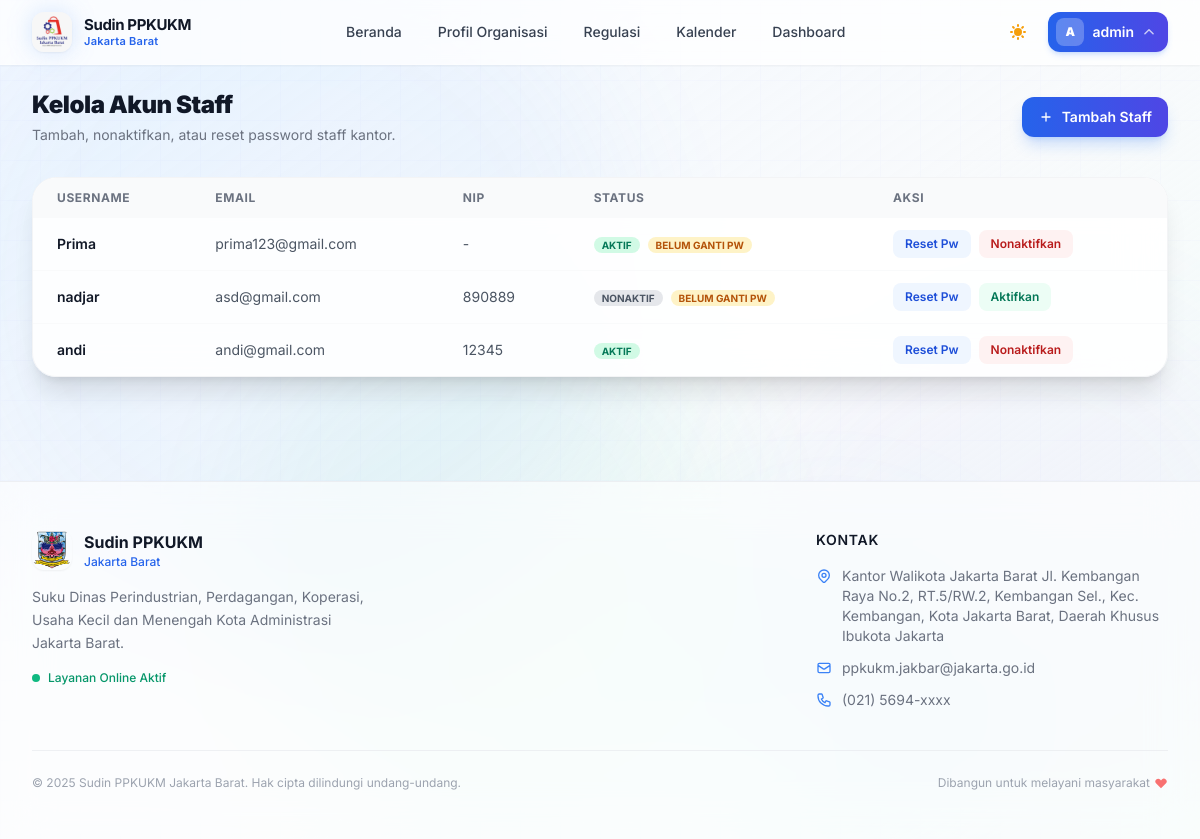
The app's page /admin/staff (signed in) with its own data.
### app.py (models this page shows)
class User(UserMixin, db.Model):
    id = db.Column(db.Integer, primary_key=True)
    username = db.Column(db.String(50), unique=True, nullable=False)
    email = db.Column(db.String(100), unique=True, nullable=False)
    password_hash = db.Column(db.String(255), nullable=False)
    role = db.Column(db.String(20), default='staff')  # 'admin' | 'staff'
    nip = db.Column(db.String(30), unique=True, nullable=True)
    is_active_account = db.Column(db.Boolean, default=True, nullable=False)
    must_change_password = db.Column(db.Boolean, default=False, nullable=False)
    created_at = db.Column(db.DateTime, default=datetime.datetime.utcnow)

### app.py (the view)
@app.route('/admin/staff')
@admin_required
def admin_staff_list():
    staff_users = User.query.filter_by(role='staff').order_by(User.created_at.desc()).all()
    return render_template('admin_staff_list.html', staff_users=staff_users)

### templates/admin_staff_list.html (shortened to what this page needs)
{% extends "base.html" %}
{% block content %}
<div class="flex items-center justify-between mb-8">
  <div>
    <h1 class="text-2xl font-black text-gray-900 dark:text-white mb-1">Kelola Akun Staff</h1>
    <p class="text-gray-500 dark:text-gray-400 text-sm">Tambah, nonaktifkan, atau reset password staff kantor.</p>
  </div>
  <a href="{{ url_for('admin_staff_new') }}" class="inline-flex items-center gap-2 px-4 py-2.5 bg-gradient-to-r from-blue-600 to-indigo-600 text-white text-sm font-semibold rounded-xl shadow-lg shadow-blue-500/25">
    <svg class="w-4 h-4" fill="none" stroke="currentColor" viewBox="0 0 24 24"><path stroke-linecap="round" stroke-linejoin="round" stroke-width="2" d="M12 6v6m0 0v6m0-6h6m-6 0H6"/></svg>
    Tambah Staff
  </a>
</div>
<div class="bg-white/90 dark:bg-gray-800/90 backdrop-blur-xl rounded-3xl shadow-xl border border-gray-100 dark:border-gray-700 overflow-hidden">
  {% if staff_users %}
  <table class="w-full text-sm">
    <thead class="bg-gray-50 dark:bg-gray-900/40 text-left text-xs font-black uppercase tracking-wider text-gray-500 dark:text-gray-400">
      <tr>
        <th class="px-6 py-3">Username</th>
        <th class="px-6 py-3">Email</th>
        <th class="px-6 py-3">NIP</th>
        <th class="px-6 py-3">Status</th>
        <th class="px-6 py-3">Aksi</th>
      </tr>
    </thead>
    <tbody class="divide-y divide-gray-50 dark:divide-gray-700/50">
      {% for u in staff_users %}
      <tr>
        <td class="px-6 py-3 font-semibold text-gray-900 dark:text-white">{{ u.username }}</td>
        <td class="px-6 py-3 text-gray-600 dark:text-gray-400">{{ u.email }}</td>
        <td class="px-6 py-3 text-gray-600 dark:text-gray-400">{{ u.nip or '-' }}</td>
        <td class="px-6 py-3">
          {% if u.is_active_account %}
            <span class="text-[10px] font-bold uppercase px-2 py-0.5 rounded-full bg-emerald-100 text-emerald-700 dark:bg-emerald-900/40 dark:text-emerald-300">Aktif</span>
          {% else %}
            <span class="text-[10px] font-bold uppercase px-2 py-0.5 rounded-full bg-gray-200 text-gray-600 dark:bg-gray-700 dark:text-gray-400">Nonaktif</span>
          {% endif %}
          {% if u.must_change_password %}
            <span class="text-[10px] font-bold uppercase px-2 py-0.5 rounded-full bg-amber-100 text-amber-700 dark:bg-amber-900/40 dark:text-amber-300 ml-1">Belum ganti pw</span>
          {% endif %}
        </td>
        <td class="px-6 py-3">
          <div class="flex flex-wrap gap-2">
            <form method="POST" action="{{ url_for('admin_staff_reset_password', user_id=u.id) }}" onsubmit="return confirm('Reset password akun ini?')">
              <button type="submit" class="text-xs font-semibold px-3 py-1.5 rounded-lg bg-blue-50 dark:bg-blue-900/30 text-blue-700 dark:text-blue-300 hover:bg-blue-100">Reset Pw</button>
            </form>
            {% if u.is_active_account %}
            <form method="POST" action="{{ url_for('admin_staff_disable', user_id=u.id) }}" onsubmit="return confirm('Nonaktifkan akun ini?')">
              <button type="submit" class="text-xs font-semibold px-3 py-1.5 rounded-lg bg-red-50 dark:bg-red-900/30 text-red-700 dark:text-red-300 hover:bg-red-100">Nonaktifkan</button>
            </form>
            {% else %}
            <form method="POST" action="{{ url_for('admin_staff_enable', user_id=u.id) }}">
              <button type="submit" class="text-xs font-semibold px-3 py-1.5 rounded-lg bg-emerald-50 dark:bg-emerald-900/30 text-emerald-700 dark:text-emerald-300 hover:bg-emerald-100">Aktifkan</button>
            </form>
            {% endif %}
          </div>
        </td>
      </tr>
      {% endfor %}
    </tbody>
  </table>
  {% else %}
  <div class="text-center py-16 text-sm text-gray-500 dark:text-gray-400">
    Belum ada akun staff. <a href="{{ url_for('admin_staff_new') }}" class="text-blue-600 dark:text-blue-400 font-semibold hover:underline">Tambah staff pertama</a>.
  </div>
  {% endif %}
</div>
{% endblock %}

### templates/base.html (shortened to what this page needs)
<!doctype html>
<html lang="id" x-data="{ mobileNav: false }">
  <head>
    <script src="https://cdn.tailwindcss.com"></script>
    <link rel="stylesheet" href="https://unpkg.com/leaflet@1.9.4/dist/leaflet.css" />
    <link rel="stylesheet" href="{{ url_for('static', filename='css/app.css') }}" />
    <link rel="stylesheet" href="{{ url_for('static', filename='css/news-professional.css') }}" />
  </head>
  <body class="font-sans min-h-screen transition-colors duration-500 bg-slate-50 dark:bg-gray-950">
    <div class="fixed inset-0 pointer-events-none overflow-hidden" style="z-index: 0">
      <div class="absolute inset-0 bg-gradient-to-br from-blue-50/80 via-slate-50 to-emerald-50/60 dark:from-gray-950 dark:via-gray-900 dark:to-blue-950/60"></div>
      <div class="bg-blob bg-blob-2 absolute w-[550px] h-[550px] rounded-full bg-purple-400 opacity-[0.05] dark:opacity-[0.04] blur-3xl"></div>
      <div class="bg-blob bg-blob-3 absolute w-[500px] h-[500px] rounded-full bg-emerald-400 opacity-[0.05] dark:opacity-[0.03] blur-3xl"></div>
      <div class="bg-blob bg-blob-4 absolute w-[350px] h-[350px] rounded-full bg-cyan-300 opacity-[0.04] dark:opacity-[0.03] blur-3xl"></div>
      <div class="absolute inset-0 bg-grid-pattern opacity-[0.03] dark:opacity-[0.04]"></div>
    </div>
    <nav class="sticky top-0 z-40 border-b border-white/30 dark:border-gray-800/60 bg-white/75 dark:bg-gray-900/75 backdrop-blur-2xl shadow-sm shadow-black/5">
      <div class="max-w-7xl mx-auto px-4 sm:px-6 lg:px-8">
        <div class="flex justify-between items-center h-16">
          <a href="{{ url_for('index') }}" class="flex items-center space-x-3 group flex-shrink-0">
            <div class="relative w-10 h-10">
              <img src="{{ url_for('static', filename='uploads/PPKUKM.jpeg') }}" alt="Logo PPKUKM" class="relative w-10 h-10 object-contain rounded-xl shadow-sm" onerror="this.style.display = 'none'" />
            </div>
            <div class="leading-tight">
              <div class="font-bold text-gray-900 dark:text-white text-[15px] tracking-tight">Sudin PPKUKM</div>
              <div class="text-[11px] text-blue-600 dark:text-blue-400 font-semibold tracking-wide">Jakarta Barat</div>
            </div>
          </a>
          <div class="hidden md:flex items-center space-x-1">
            <a
              href="{{ url_for('index') }}"
              class="nav-link px-4 py-2 text-sm font-medium text-gray-700 dark:text-gray-300 hover:text-blue-600 dark:hover:text-blue-400 rounded-lg hover:bg-blue-50/80 dark:hover:bg-blue-900/20 transition-all duration-200"
            >
              Beranda
            </a>
            <a
              href="{{ url_for('profil_organisasi') }}"
              class="nav-link px-4 py-2 text-sm font-medium text-gray-700 dark:text-gray-300 hover:text-blue-600 dark:hover:text-blue-400 rounded-lg hover:bg-blue-50/80 dark:hover:bg-blue-900/20 transition-all duration-200"
            >
              Profil Organisasi
            </a>
            <a
              href="{{ url_for('regulasi') }}"
              class="nav-link px-4 py-2 text-sm font-medium text-gray-700 dark:text-gray-300 hover:text-blue-600 dark:hover:text-blue-400 rounded-lg hover:bg-blue-50/80 dark:hover:bg-blue-900/20 transition-all duration-200"
            >
              Regulasi
            </a>
            <a
              href="{{ url_for('calendar') }}"
              class="nav-link px-4 py-2 text-sm font-medium text-gray-700 dark:text-gray-300 hover:text-blue-600 dark:hover:text-blue-400 rounded-lg hover:bg-blue-50/80 dark:hover:bg-blue-900/20 transition-all duration-200"
            >
              Kalender
            </a>
            {% if current_user.is_authenticated %}
            <a
              href="{{ url_for('dashboard') if current_user.role == 'admin' else url_for('staff_dashboard') }}"
              class="nav-link px-4 py-2 text-sm font-medium text-gray-700 dark:text-gray-300 hover:text-blue-600 dark:hover:text-blue-400 rounded-lg hover:bg-blue-50/80 dark:hover:bg-blue-900/20 transition-all duration-200"
            >
              Dashboard
            </a>
            {% endif %}
          </div>
          <div class="hidden md:flex items-center space-x-3">
            <button
              onclick="toggleTheme()"
              title="Mode Gelap / Terang"
              class="flex-shrink-0 w-9 h-9 rounded-xl flex items-center justify-center text-gray-500 dark:text-gray-400 hover:bg-gray-100 dark:hover:bg-gray-800 transition-all duration-200 focus:outline-none focus:ring-2 focus:ring-blue-500/40"
            >
            </button>
            {% if current_user.is_authenticated %}
            <div id="adminDropdown" class="relative" data-open="false">
              <button
                id="adminDropdownToggle"
                type="button"
                aria-expanded="false"
                class="relative flex items-center gap-2 pl-2 pr-3 py-1.5 rounded-xl bg-gradient-to-r from-blue-600 to-indigo-600 text-white text-sm font-medium hover:from-blue-700 hover:to-indigo-700 shadow-md shadow-blue-500/20 transition-all duration-200 focus:outline-none focus:ring-2 focus:ring-blue-500/40"
              >
                <span class="w-7 h-7 bg-white/25 rounded-lg flex items-center justify-center text-xs font-black uppercase">{{ current_user.username[0] }}</span>
                <span class="max-w-[110px] truncate font-semibold">{{ current_user.username }}</span>
                <svg class="dropdown-icon w-3.5 h-3.5 opacity-70 flex-shrink-0 transition-transform duration-200 rotate-180" fill="none" stroke="currentColor" viewBox="0 0 24 24">
                  <path stroke-linecap="round" stroke-linejoin="round" stroke-width="2.5" d="M19 9l-7 7-7-7" />
                </svg>
              </button>
            </div>
            {% endif %}
          </div>
        </div>
      </div>
    </nav>
    <main class="relative z-10 max-w-7xl mx-auto py-6 px-4 sm:px-6 lg:px-8">
       {% block content %}{% endblock %}
    </main>
    <footer class="relative z-10 mt-20 border-t border-gray-200/60 dark:border-gray-800/60 bg-white/60 dark:bg-gray-900/60 backdrop-blur-xl">
      <div class="max-w-7xl mx-auto px-4 sm:px-6 lg:px-8 py-12">
        <div class="grid grid-cols-1 md:grid-cols-3 gap-10">
          <div>
            <div class="flex items-center space-x-3 mb-4">
              <img src="{{ url_for('static', filename='uploads/logo.png') }}" alt="Logo" class="w-10 h-10 object-contain rounded-xl shadow-sm" onerror="this.style.display = 'none'" />
              <div>
                <div class="font-bold text-gray-900 dark:text-white">Sudin PPKUKM</div>
                <div class="text-xs text-blue-600 dark:text-blue-400 font-medium">Jakarta Barat</div>
              </div>
            </div>
            <p class="text-sm text-gray-500 dark:text-gray-400 leading-relaxed">Suku Dinas Perindustrian, Perdagangan, Koperasi, Usaha Kecil dan Menengah Kota Administrasi Jakarta Barat.</p>
            <div class="mt-4 flex items-center gap-2">
              <span class="w-2 h-2 rounded-full bg-emerald-500 animate-pulse"></span>
              <span class="text-xs text-emerald-600 dark:text-emerald-400 font-medium">Layanan Online Aktif</span>
            </div>
          </div>
          <div></div>
          <div>
            <h4 class="font-semibold text-gray-900 dark:text-white mb-4 text-sm uppercase tracking-wider">Kontak</h4>
            <ul class="space-y-3">
              <li class="flex items-start gap-2.5 text-sm text-gray-500 dark:text-gray-400">
                <span>Kantor Walikota Jakarta Barat Jl. Kembangan Raya No.2, RT.5/RW.2, Kembangan Sel., Kec. Kembangan, Kota Jakarta Barat, Daerah Khusus Ibukota Jakarta</span>
              </li>
              <li class="flex items-center gap-2.5 text-sm text-gray-500 dark:text-gray-400">
                <svg class="w-4 h-4 text-blue-500 flex-shrink-0" fill="none" stroke="currentColor" viewBox="0 0 24 24">
                  <path stroke-linecap="round" stroke-linejoin="round" stroke-width="2" d="M3 8l7.89 5.26a2 2 0 002.22 0L21 8M5 19h14a2 2 0 002-2V7a2 2 0 00-2-2H5a2 2 0 00-2 2v10a2 2 0 002 2z" />
                </svg>
                <span>ppkukm.jakbar@jakarta.go.id</span>
              </li>
              <li class="flex items-center gap-2.5 text-sm text-gray-500 dark:text-gray-400">
                <span>(021) 5694-xxxx</span>
              </li>
            </ul>
          </div>
        </div>
        <div class="mt-10 pt-6 border-t border-gray-200/60 dark:border-gray-800/60 flex flex-col sm:flex-row items-center justify-between gap-3">
          <p class="text-xs text-gray-400 dark:text-gray-500">&copy; 2025 Sudin PPKUKM Jakarta Barat. Hak cipta dilindungi undang-undang.</p>
          <div class="flex items-center gap-1 text-xs text-gray-400 dark:text-gray-500">
            <span>Dibangun untuk melayani masyarakat</span>
            <svg class="w-3.5 h-3.5 text-red-400" fill="currentColor" viewBox="0 0 20 20">
              <path fill-rule="evenodd" d="M3.172 5.172a4 4 0 015.656 0L10 6.343l1.172-1.171a4 4 0 115.656 5.656L10 17.657l-6.828-6.829a4 4 0 010-5.656z" clip-rule="evenodd" />
            </svg>
          </div>
        </div>
      </div>
    </footer>
  </body>
</html>

### records on screen
User: username "A", username "admin"
User: username "Prima", email "prima123@gmail.com", nip "-", is_active_account "AKTIF", must_change_password "BELUM GANTI PW"
User: username "nadjar", email "asd@gmail.com", nip "890889", is_active_account "NONAKTIF", must_change_password "BELUM GANTI PW"
User: username "andi", email "andi@gmail.com", nip "12345", is_active_account "AKTIF"
